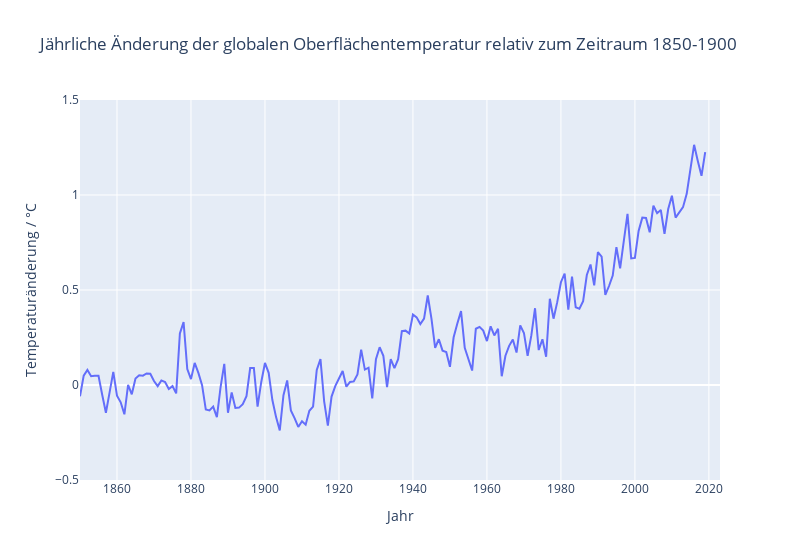

Notebook code for this chart:
### Code cell
fig_temp = px.line(data_frame=temp_recent, x="year", y="observed",
 labels={"year":"Jahr","observed":"Temperaturänderung / °C"},
  title="Jährliche Änderung der globalen Oberflächentemperatur relativ zum Zeitraum 1850-1900",width=800)
fig_temp.update_layout(xaxis_range=[1850,2023],yaxis_range=[-0.5,1.5])
fig_temp.show()

### Figure 1 — Plotly figure (JSON) as saved in the notebook; plotly's stock layout.template omitted (floating-point values rounded to 4 significant figures; data arrays with more than 128 entries replaced by an {"elided": "..."} marker saying what was removed)
{"data": [{"hovertemplate": "Jahr=%{x}<br>Temperaturänderung / °C=%{y}<extra></extra>", "legendgroup": "", "line": {"color": "#636efa", "dash": "solid"}, "marker": {"symbol": "circle"}, "mode": "lines", "name": "", "orientation": "v", "showlegend": false, "type": "scatter", "x": {"elided": "170 int values"}, "xaxis": "x", "y": {"elided": "170 float values"}, "yaxis": "y"}], "layout": {"legend": {"tracegroupgap": 0}, "title": {"text": "Jährliche Änderung der globalen Oberflächentemperatur relativ zum Zeitraum 1850-1900"}, "width": 800, "xaxis": {"anchor": "y", "domain": [0, 1], "range": [1850, 2023], "title": {"text": "Jahr"}}, "yaxis": {"anchor": "x", "domain": [0, 1], "range": [-0.5, 1.5], "title": {"text": "Temperaturänderung / °C"}}}}
